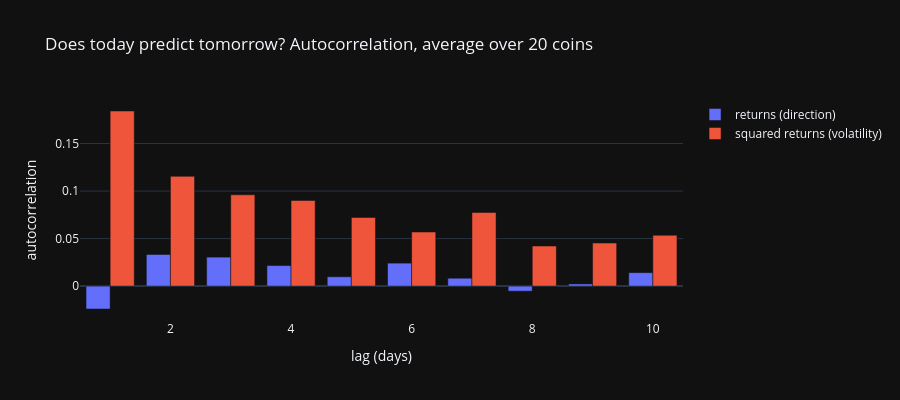

The notebook cell saved with this chart:
### Markdown cell above
## 5. What is predictable?

- **Return direction is basically random:** the chance that tomorrow has the same sign as today is **0.47**.
- **Volatility clusters:** the autocorrelation of squared returns is about **0.18**.

So the targets are **volatility and shocks, not price direction**.

### Code cell
from statsmodels.tsa.stattools import acf
train_r = r20.loc[timestamps[day_split == "train"]]
same_sign = (np.sign(train_r.shift(1)) == np.sign(train_r)).where(train_r.notna() & train_r.shift(1).notna()).stack().mean()
acf_r = pd.DataFrame({a: acf(r20[a].dropna(), nlags=10, fft=True)[1:] for a in asset_names}).mean(axis=1)
acf_v = pd.DataFrame({a: acf(r20[a].dropna() ** 2, nlags=10, fft=True)[1:] for a in asset_names}).mean(axis=1)
print(f"P(tomorrow's sign = today's sign) = {same_sign:.2f};  lag-1 autocorrelation: returns {acf_r.iloc[0]:+.3f}, squared returns {acf_v.iloc[0]:+.3f}")

lags = list(range(1, 11))
fig = go.Figure([go.Bar(x=lags, y=acf_r.values, name="returns (direction)"),
                 go.Bar(x=lags, y=acf_v.values, name="squared returns (volatility)")])
fig.update_layout(barmode="group", title="Does today predict tomorrow? Autocorrelation, average over 20 coins",
                  xaxis_title="lag (days)", yaxis_title="autocorrelation", height=400)
fig.show()

### Figure 1 — Plotly figure (JSON) as saved in the notebook; plotly's stock layout.template omitted (floating-point values rounded to 4 significant figures)
{"data": [{"name": "returns (direction)", "type": "bar", "x": [1, 2, 3, 4, 5, 6, 7, 8, 9, 10], "y": [-0.02406, 0.03329, 0.03051, 0.02164, 0.009855, 0.02417, 0.008312, -0.005309, 0.002289, 0.01416]}, {"name": "squared returns (volatility)", "type": "bar", "x": [1, 2, 3, 4, 5, 6, 7, 8, 9, 10], "y": [0.1842, 0.1155, 0.09605, 0.0901, 0.07226, 0.05691, 0.07746, 0.04218, 0.04535, 0.0535]}], "layout": {"barmode": "group", "height": 400, "title": {"text": "Does today predict tomorrow? Autocorrelation, average over 20 coins"}, "xaxis": {"title": {"text": "lag (days)"}}, "yaxis": {"title": {"text": "autocorrelation"}}}}
